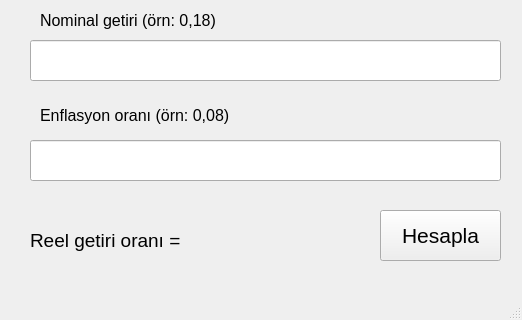
<?xml version="1.0" encoding="UTF-8"?>
<ui version="4.0">
 <class>ReelGetiri</class>
 <widget class="QMainWindow" name="ReelGetiri">
  <property name="geometry">
   <rect>
    <x>0</x>
    <y>0</y>
    <width>522</width>
    <height>320</height>
   </rect>
  </property>
  <property name="windowTitle">
   <string>Reel Getiri Hesaplama</string>
  </property>
  <widget class="QWidget" name="centralwidget">
   <widget class="QLineEdit" name="nominal">
    <property name="geometry">
     <rect>
      <x>30</x>
      <y>40</y>
      <width>471</width>
      <height>41</height>
     </rect>
    </property>
   </widget>
   <widget class="QLabel" name="label">
    <property name="geometry">
     <rect>
      <x>40</x>
      <y>10</y>
      <width>421</width>
      <height>21</height>
     </rect>
    </property>
    <property name="font">
     <font>
      <pointsize>12</pointsize>
     </font>
    </property>
    <property name="text">
     <string>Nominal getiri (örn: 0,18)</string>
    </property>
   </widget>
   <widget class="QLabel" name="label_2">
    <property name="geometry">
     <rect>
      <x>40</x>
      <y>100</y>
      <width>341</width>
      <height>31</height>
     </rect>
    </property>
    <property name="font">
     <font>
      <pointsize>12</pointsize>
     </font>
    </property>
    <property name="text">
     <string>Enflasyon oranı (örn: 0,08) </string>
    </property>
   </widget>
   <widget class="QLineEdit" name="enflasyon">
    <property name="geometry">
     <rect>
      <x>30</x>
      <y>140</y>
      <width>471</width>
      <height>41</height>
     </rect>
    </property>
   </widget>
   <widget class="QPushButton" name="hesapla">
    <property name="geometry">
     <rect>
      <x>380</x>
      <y>210</y>
      <width>121</width>
      <height>51</height>
     </rect>
    </property>
    <property name="font">
     <font>
      <pointsize>16</pointsize>
     </font>
    </property>
    <property name="text">
     <string>Hesapla</string>
    </property>
   </widget>
   <widget class="QLabel" name="sonuc">
    <property name="geometry">
     <rect>
      <x>30</x>
      <y>220</y>
      <width>161</width>
      <height>41</height>
     </rect>
    </property>
    <property name="font">
     <font>
      <pointsize>14</pointsize>
     </font>
    </property>
    <property name="text">
     <string>Reel getiri oranı = </string>
    </property>
   </widget>
  </widget>
  <widget class="QMenuBar" name="menubar">
   <property name="geometry">
    <rect>
     <x>0</x>
     <y>0</y>
     <width>522</width>
     <height>21</height>
    </rect>
   </property>
  </widget>
  <widget class="QStatusBar" name="statusbar"/>
 </widget>
 <resources/>
 <connections/>
</ui>
